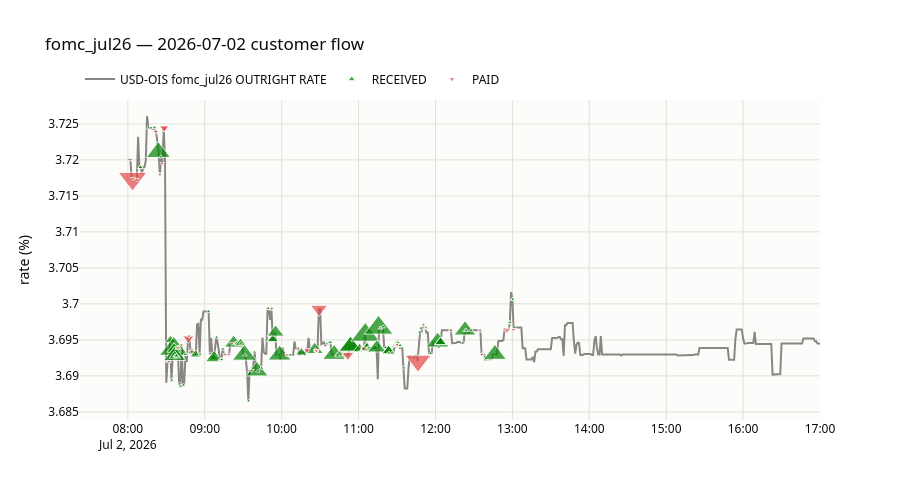

The code cell stored with this chart in its notebook:
### Code cell
q = UnifiedQuery(
    curve="USD-OIS-Q12xM12STIRT-SERFFX-MIX23",
    tenor="fomc_jul26",
    value=UnifiedValue.IRS_RATE,
)

fig = dealer_flow_chart(q, datetime.date(2026, 7, 2), customer=True)
fig.show()

### Figure 1 — Plotly figure (JSON) as saved in the notebook; plotly's stock layout.template omitted (floating-point values rounded to 4 significant figures; data arrays with more than 128 entries replaced by an {"elided": "..."} marker saying what was removed)
{"data": [{"hovertemplate": "%{y:.4f}<extra>rate</extra>", "line": {"color": "#898781", "width": 2}, "mode": "lines", "name": "USD-OIS fomc_jul26 OUTRIGHT RATE", "type": "scatter", "x": {"elided": "541 str values"}, "y": {"elided": "541 float values"}}, {"customdata": {"elided": "187x12 mixed values"}, "hovertemplate": "<b>customer RECEIVED</b><br>DV01: %{customdata[0]:,.0f}  notional: %{customdata[1]}<br>rate: %{customdata[2]}  mid: %{customdata[3]}  s2m: %{customdata[4]}<br>eff: %{customdata[5]}  exp: %{customdata[6]}  tenor: %{customdata[7]}<br>type: %{customdata[10]}  index: %{customdata[11]}<br>conf: %{customdata[8]}  method: %{customdata[9]}<extra></extra>", "marker": {"color": "#008300", "line": {"color": "white", "width": 1}, "size": {"elided": "187 float values"}, "symbol": "triangle-up"}, "mode": "markers", "name": "RECEIVED", "type": "scatter", "x": {"elided": "187 str values"}, "y": {"elided": "187 float values"}}, {"customdata": {"elided": "59x12 mixed values"}, "hovertemplate": "<b>customer PAID</b><br>DV01: %{customdata[0]:,.0f}  notional: %{customdata[1]}<br>rate: %{customdata[2]}  mid: %{customdata[3]}  s2m: %{customdata[4]}<br>eff: %{customdata[5]}  exp: %{customdata[6]}  tenor: %{customdata[7]}<br>type: %{customdata[10]}  index: %{customdata[11]}<br>conf: %{customdata[8]}  method: %{customdata[9]}<extra></extra>", "marker": {"color": "#e34948", "line": {"color": "white", "width": 1}, "size": [4.109, 4.0, 4.0, 5.131, 4.0, 24.84, 4.0, 4.0, 4.967, 4.0, 4.0, 8.102, 8.102, 4.0, 4.0, 4.0, 9.993, 4.0, 4.0, 4.972, 4.0, 4.0, 4.0, 4.0, 4.0, 4.0, 4.0, 4.0, 6.037, 4.0, 4.0, 4.0, 4.0, 4.0, 4.0, 4.0, 4.0, 14.91, 4.0, 10.93, 5.764, 4.0, 4.0, 4.0, 4.0, 4.0, 4.0, 22.61, 4.0, 4.0, 4.0, 4.0, 4.0, 4.0, 4.0, 4.0, 7.641, 4.0, 4.0], "symbol": "triangle-down"}, "mode": "markers", "name": "PAID", "type": "scatter", "x": ["2026-07-02T08:02:12-04:00", "2026-07-02T08:02:53-04:00", "2026-07-02T08:03:12-04:00", "2026-07-02T08:03:29-04:00", "2026-07-02T08:03:38-04:00", "2026-07-02T08:03:39-04:00", "2026-07-02T08:04:03-04:00", "2026-07-02T08:06:57-04:00", "2026-07-02T08:21:42-04:00", "2026-07-02T08:25:02-04:00", "2026-07-02T08:26:47-04:00", "2026-07-02T08:28:24-04:00", "2026-07-02T08:28:24-04:00", "2026-07-02T08:31:53-04:00", "2026-07-02T08:38:31-04:00", "2026-07-02T08:41:58-04:00", "2026-07-02T08:47:13-04:00", "2026-07-02T08:47:45-04:00", "2026-07-02T08:47:47-04:00", "2026-07-02T08:49:59-04:00", "2026-07-02T09:15:43-04:00", "2026-07-02T09:18:44-04:00", "2026-07-02T09:21:00-04:00", "2026-07-02T09:36:43-04:00", "2026-07-02T09:52:15-04:00", "2026-07-02T10:04:05-04:00", "2026-07-02T10:04:05-04:00", "2026-07-02T10:13:03-04:00", "2026-07-02T10:19:58-04:00", "2026-07-02T10:27:10-04:00", "2026-07-02T10:27:10-04:00", "2026-07-02T10:27:10-04:00", "2026-07-02T10:27:10-04:00", "2026-07-02T10:27:10-04:00", "2026-07-02T10:27:10-04:00", "2026-07-02T10:27:10-04:00", "2026-07-02T10:27:10-04:00", "2026-07-02T10:29:11-04:00", "2026-07-02T10:48:57-04:00", "2026-07-02T10:51:41-04:00", "2026-07-02T11:03:56-04:00", "2026-07-02T11:30:06-04:00", "2026-07-02T11:30:06-04:00", "2026-07-02T11:30:06-04:00", "2026-07-02T11:30:06-04:00", "2026-07-02T11:30:06-04:00", "2026-07-02T11:30:06-04:00", "2026-07-02T11:46:25-04:00", "2026-07-02T11:50:42-04:00", "2026-07-02T11:50:42-04:00", "2026-07-02T11:52:24-04:00", "2026-07-02T11:52:24-04:00", "2026-07-02T12:12:16-04:00", "2026-07-02T12:34:48-04:00", "2026-07-02T12:36:08-04:00", "2026-07-02T12:55:33-04:00", "2026-07-02T12:55:46-04:00", "2026-07-02T12:56:17-04:00", "2026-07-02T13:00:37-04:00"], "y": [3.72, 3.717, 3.717, 3.717, 3.717, 3.717, 3.717, 3.717, 3.724, 3.718, 3.719, 3.724, 3.724, 3.692, 3.694, 3.694, 3.695, 3.696, 3.696, 3.693, 3.693, 3.693, 3.694, 3.691, 3.699, 3.693, 3.693, 3.694, 3.694, 3.693, 3.693, 3.693, 3.693, 3.693, 3.693, 3.693, 3.693, 3.699, 3.693, 3.693, 3.694, 3.694, 3.694, 3.694, 3.694, 3.694, 3.694, 3.692, 3.697, 3.697, 3.697, 3.697, 3.696, 3.696, 3.693, 3.696, 3.696, 3.696, 3.696]}], "layout": {"font": {"color": "#0b0b0b", "family": "system-ui, -apple-system, sans-serif"}, "height": 500, "hovermode": "x unified", "legend": {"orientation": "h", "x": 0, "xanchor": "left", "y": 1.02, "yanchor": "bottom"}, "paper_bgcolor": "white", "plot_bgcolor": "#fcfcfb", "title": {"text": "fomc_jul26 — 2026-07-02 customer flow"}, "xaxis": {"gridcolor": "#e1e0d9", "gridwidth": 1, "title": {"text": ""}}, "yaxis": {"gridcolor": "#e1e0d9", "gridwidth": 1, "title": {"text": "rate (%)"}}}}
